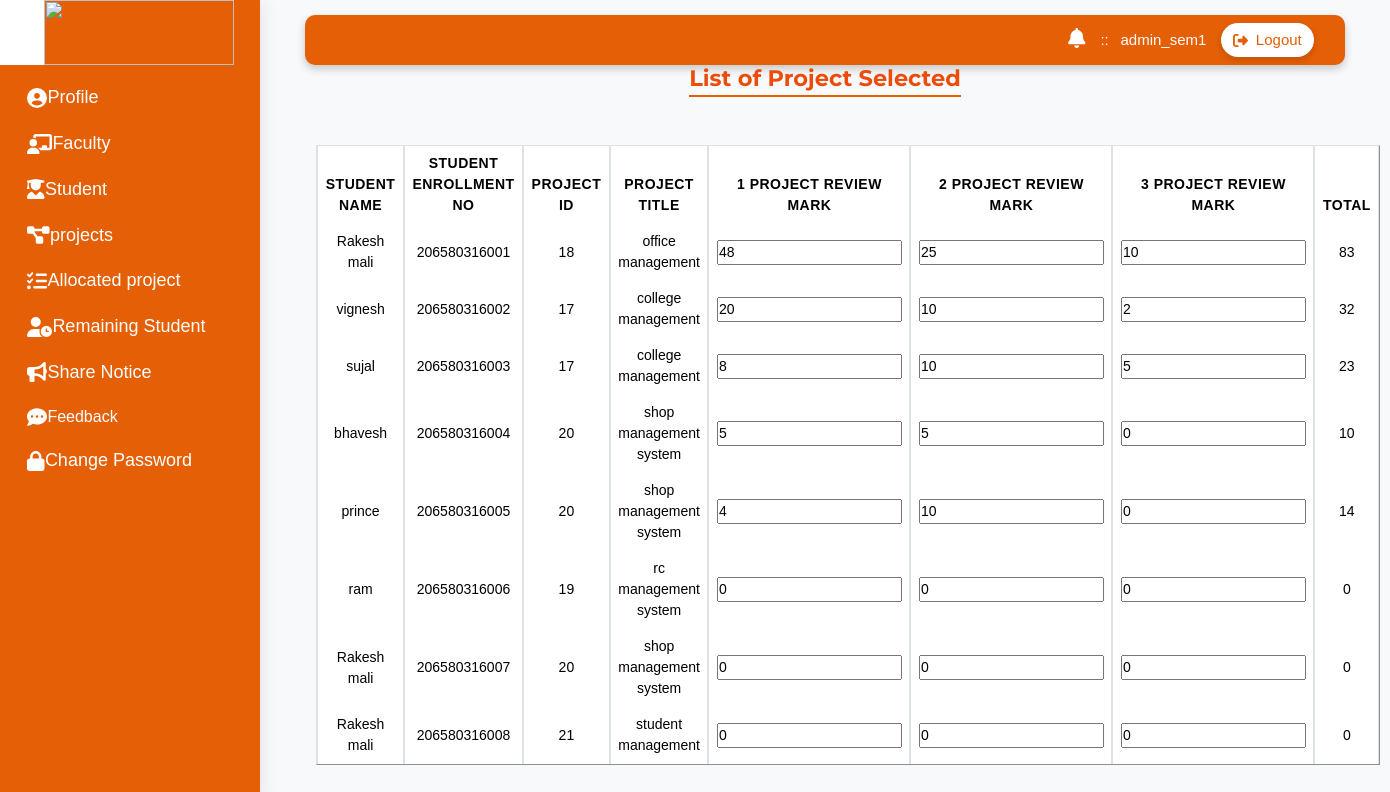
The page /admin/project_mark_add.php (signed in) on the database its author committed.
### tables this page shows
CREATE TABLE `add_project_mark` (
  `student_name` varchar(255) NOT NULL,
  `student_enrollment` varchar(255) NOT NULL,
  `project_id` int(11) NOT NULL,
  `project_title` varchar(255) NOT NULL,
  `1_project_review` int(11) NOT NULL,
  `2_project_review` int(11) NOT NULL,
  `3_project_review` int(11) NOT NULL,
  `total` int(11) GENERATED ALWAYS AS (`1_project_review` + `2_project_review` + `3_project_review`) STORED
);

### admin/adminfunction.php (called while the page is built, shortened)
<?php
include('../connection/connection.php');
$admin_id = $_SESSION['id'];
function fetchAdminData($con, $admin_id) {
    $sql = "SELECT * FROM adminlogin WHERE id = ?";
    $stmt = $con->prepare($sql);
    $stmt->bind_param("s", $admin_id);
    $stmt->execute();
    $result = $stmt->get_result();
    $admin = $result->fetch_assoc();
    return $admin;
}
if (!isset($_SESSION['admin_data'])) {
    $_SESSION['admin_data'] = fetchAdminData($con, $admin_id);
}
$admin = $_SESSION['admin_data'];
?>

### admin/project_mark_add.php (the view, shortened to what this page needs)
<?php
include('../admin/adminsidebar.php');
?>
<div class="main_content">
    <h1>List of Project Selected</h1>
    <div class="container mt-5">
        <?php
        $query = "SELECT * FROM add_project_mark ORDER BY student_enrollment";
        $result = mysqli_query($con, $query);
        ?>
<table border="1" class="table table-bordered" id="example">
            <thead class="bg-dark text-light">
                <tr>
                    <th>Student Name</th>
                    <th>Student Enrollment No</th>
                    <th>Project Id</th>
                    <th>Project Title</th>
                    <th>1 Project Review Mark</th>
                    <th>2 Project Review Mark</th>
                    <th>3 Project Review Mark</th>
                    <th>Total</th>
                </tr>
            </thead>
            <tbody>
                <?php
                while ($row = mysqli_fetch_assoc($result)) {
                    echo "<tr>";
                    echo "<td>" . htmlspecialchars($row['student_name']) . "</td>";
                    echo "<td>" . htmlspecialchars($row['student_enrollment']) . "</td>";
                    echo "<td>" . htmlspecialchars($row['project_id']) . "</td>";
                    echo "<td>" . htmlspecialchars($row['project_title']) . "</td>";
                    echo "<td><input type='number' class='review-mark' data-enrollment='" . $row['student_enrollment'] . "' data-field='1_project_review' value='" . htmlspecialchars($row['1_project_review']) . "'></td>";
                    echo "<td><input type='number' class='review-mark' data-enrollment='" . $row['student_enrollment'] . "' data-field='2_project_review' value='" . htmlspecialchars($row['2_project_review']) . "'></td>";
                    echo "<td><input type='number' class='review-mark' data-enrollment='" . $row['student_enrollment'] . "' data-field='3_project_review' value='" . htmlspecialchars($row['3_project_review']) . "'></td>";
                    echo "<td>" . htmlspecialchars($row['total']) . "</td>";
                    echo "</tr>";
                }
                ?>
            </tbody>
        </table>
    </div>
</div>
</body>
</html>

### admin/adminsidebar.php (shortened to what this page needs)
<?php
include('../admin/adminfunction.php');
?>
<!DOCTYPE html>
<html lang="en">
<head>
    <link rel="stylesheet" href="../bootstrap-5.0.2-dist/css/bootstrap.min.css">
    <link rel="stylesheet" href="https://cdnjs.cloudflare.com/ajax/libs/font-awesome/6.0.0-beta3/css/all.min.css">
    <link rel="stylesheet" href="https://cdnjs.cloudflare.com/ajax/libs/font-awesome/4.7.0/css/font-awesome.min.css">
    <link rel="stylesheet" href="https://cdn.lineicons.com/4.0/lineicons.css">
    <link rel="stylesheet" href="../sidebar-bootstrap-main/sidebar-style.css">
    <link rel="stylesheet" href="../fontawesome-free-6.6.0-web/css/fontawesome.min.css">
    <link rel="stylesheet" href="https://cdn.datatables.net/1.13.5/css/jquery.dataTables.min.css">
    <link rel="stylesheet" href="../table_print/table.css">
    <link rel="stylesheet" href="../faculty-style.css">
    <link rel="stylesheet" href="../common-styling.css">
    <link rel="stylesheet" href="https://cdn.datatables.net/1.13.5/css/jquery.dataTables.min.css">
</head>
<body>
<div class="wrapper">
    <aside id="sidebar">
        <div class="d-flex">
            <button class="toggle-btn" type="button" style="background-color: white;">
            </button>
            <div class="sidebar-logo">
                <img src="../photo/manipallogo.png" alt="">
            </div>
        </div>
        <ul class="sidebar-nav" style="text-decoration: none;">
                <li class="sidebar-item">
                    <a href="../admin/adminprofile.php" class="sidebar-link">
                    <i style="font-size:20px" class="fas fa-user-circle icon"></i>
                        <span  style="font-size:18px">Profile</span>
                    </a>
                </li>
                <li class="sidebar-item">
                    <a href="../admin/adminaddfaculty.php" class="sidebar-link">
                    <i style="font-size:20px" class="fas fa-chalkboard-teacher icon"></i>
                        <span style="font-size:18px">Faculty</span>
                    </a>
                </li>
                <li class="sidebar-item">
                    <a href="../admin/adminaddstudent.php" class="sidebar-link">
                    <i style="font-size:20px" class="fas fa-user-graduate icon"></i>
                        <span style="font-size:18px">Student</span>
                    </a>
                </li>
                <li class="sidebar-item">
                    <a href="../admin/addproject.php" class="sidebar-link">
                    <i style="font-size:20px" class="fas fa-project-diagram icon"></i>
                        <span style="font-size:18px">projects</span>
                    </a>
                </li>
                <li class="sidebar-item">
                    <a href="../admin/admin_allocated_project.php" class="sidebar-link">
                    <i style="font-size:20px" class="fas fa-tasks icon"></i>
                        <span style="font-size:18px">Allocated project</span>
                    </a>
                </li>
                <li class="sidebar-item">
                    <a href="../admin/admin_remening_student.php" class="sidebar-link">
                    <i style="font-size:20px" class="fas fa-user-clock icon"></i>
                        <span style="font-size:18px">Remaining Student</span>
                    </a>
                </li>
                <li class="sidebar-item">
                    <a href="../admin/admin_share_notification.php" class="sidebar-link">
                    <i style="font-size:20px" class="fas fa-bullhorn icon"></i>
                        <span style="font-size:18px">Share Notice</span>
                    </a>
                </li>
                <li class="sidebar-item">
                    <a href="../admin/adminfeedback.php" class="sidebar-link">
                    <i style="font-size:20px" class="fas fa-comment-dots"></i>
                    <span>Feedback</span>
                    </a>
                </li>
                <li class="sidebar-item">
                    <a href="../admin/change_password.php" class="sidebar-link">
<i style="font-size:20px" class="fas fa-lock"></i>
                        <span style="font-size:18px">Change Password</span>
                    </a>
                </li>
            </ul>
    </aside>
    <div class="main px-5 pt-3">
            <div class="text-center">
            <header style="background: #e45f06; padding: 0; border-radius: 10px; box-shadow: 0px 4px 8px rgba(0, 0, 0, 0.2);">
    <div style="display: flex; justify-content: space-between; align-items: center; height: 50px; padding: 0 20px; position: relative;">
        <div class="container d-flex justify-content-between align-items-center" style="height: 50px; flex-grow: 1;">
            <div class="text-white d-flex align-items-center ms-auto">
                <a href="../student/student_notification.php" class="position-relative me-3">
                    <i class="fas fa-bell" style="font-size: 20px; color: white;"></i>
                </a>
                <div class="d-none d-md-inline">
                <span class="me-2"><?php echo htmlspecialchars($admin['aname']); ?> :: </span>
                <span><?php echo htmlspecialchars($admin['id']); ?></span>
                </div>
                <a href="../admin/adminlogout.php" style="background: white; padding: 6px 12px; margin-left: 15px; border-radius: 20px;
                display: flex; align-items: center; text-decoration: none; color: #e45f06;
                font-weight: 500; box-shadow: 0px 3px 6px rgba(0, 0, 0, 0.15); transition: all 0.3s ease;">
                    <i class="fas fa-sign-out-alt me-2"></i> Logout
                </a>
            </div>
        </div>
    </div>
</header>

### table_print/table.css (style rules this page uses)
:root { --primary-color: #ff8c00; --primary-dark: #e67e00; --primary-light: #fff3e6; --primary-hover: #ffa333; }

### faculty-style.css (style rules this page uses)
body { background-color: #f8f9fa; color: #333; font-family: 'Segoe UI', Roboto, Oxygen, Ubuntu, Cantarell, 'Open Sans', 'Helvetica Neue', sans-serif; }
h1, h2, h3, h4, h5, h6 { font-family: 'Montserrat', sans-serif; font-weight: bold; color: rgb(236, 76, 8); position: relative; display: inline-block; }
h1::after, h2::after, h3::after, h4::after, h5::after, h6::after { content: ''; position: absolute; left: 0; bottom: -5px; height: 2px; width: 100%; background-color: #e45f06; transform: scaleX(0); transition: transform 0.5s ease; animation: draw 0.5s forwards; }
table { width: 100%; font-size: 14px; color: #495057; border-collapse: separate; border-spacing: 0; }
thead th { font-weight: bold; color: #212529; background-color: #f8f9fa; border-bottom: 2px solid #e9ecef; padding: 12px 16px; text-transform: uppercase; letter-spacing: 0.5px; }
tbody td { padding: 16px; vertical-align: middle; border-bottom: 1px solid #f0f0f0; font-weight:lighter; }

### common-styling.css (style rules this page uses)
html, body { margin: 0; padding: 0; font-family: 'Poppins', sans-serif; font-size: 15px; }
:root { --primary-orange: #ff6b2b; --secondary-orange: #ff8c42; --light-orange: #fff1e6; }
:root { --secondary-color: #6c757d; --accent-color: #ff6b00; --light-bg: #f8f9fa; }

### rows shown on the page
add_project_mark: student_name "Rakesh mali", student_enrollment "206580316001", project "18", project_title "office management", 1_project_review "48", 2_project_review "25", 3_project_review "10", total "83"
add_project_mark: student_name "vignesh", student_enrollment "206580316002", project "17", project_title "college management", 1_project_review "20", 2_project_review "10", 3_project_review "2", total "32"
add_project_mark: student_name "sujal", student_enrollment "206580316003", project "17", project_title "college management", 1_project_review "8", 2_project_review "10", 3_project_review "5", total "23"
add_project_mark: student_name "bhavesh", student_enrollment "206580316004", project "20", project_title "shop management system", 1_project_review "5", 2_project_review "5", 3_project_review "0", total "10"
add_project_mark: student_name "prince", student_enrollment "206580316005", project "20", project_title "shop management system", 1_project_review "4", 2_project_review "10", 3_project_review "0", total "14"
add_project_mark: student_name "ram", student_enrollment "206580316006", project "19", project_title "rc management system", 1_project_review "0", 2_project_review "0", 3_project_review "0", total "0"
add_project_mark: student_name "Rakesh mali", student_enrollment "206580316007", project "20", project_title "shop management system", 1_project_review "0", 2_project_review "0", 3_project_review "0", total "0"
add_project_mark: student_name "Rakesh mali", student_enrollment "206580316008", project "21", project_title "student management", 1_project_review "0", 2_project_review "0", 3_project_review "0", total "0"

### other values the page prints
$admin['id'] "admin_sem1"
